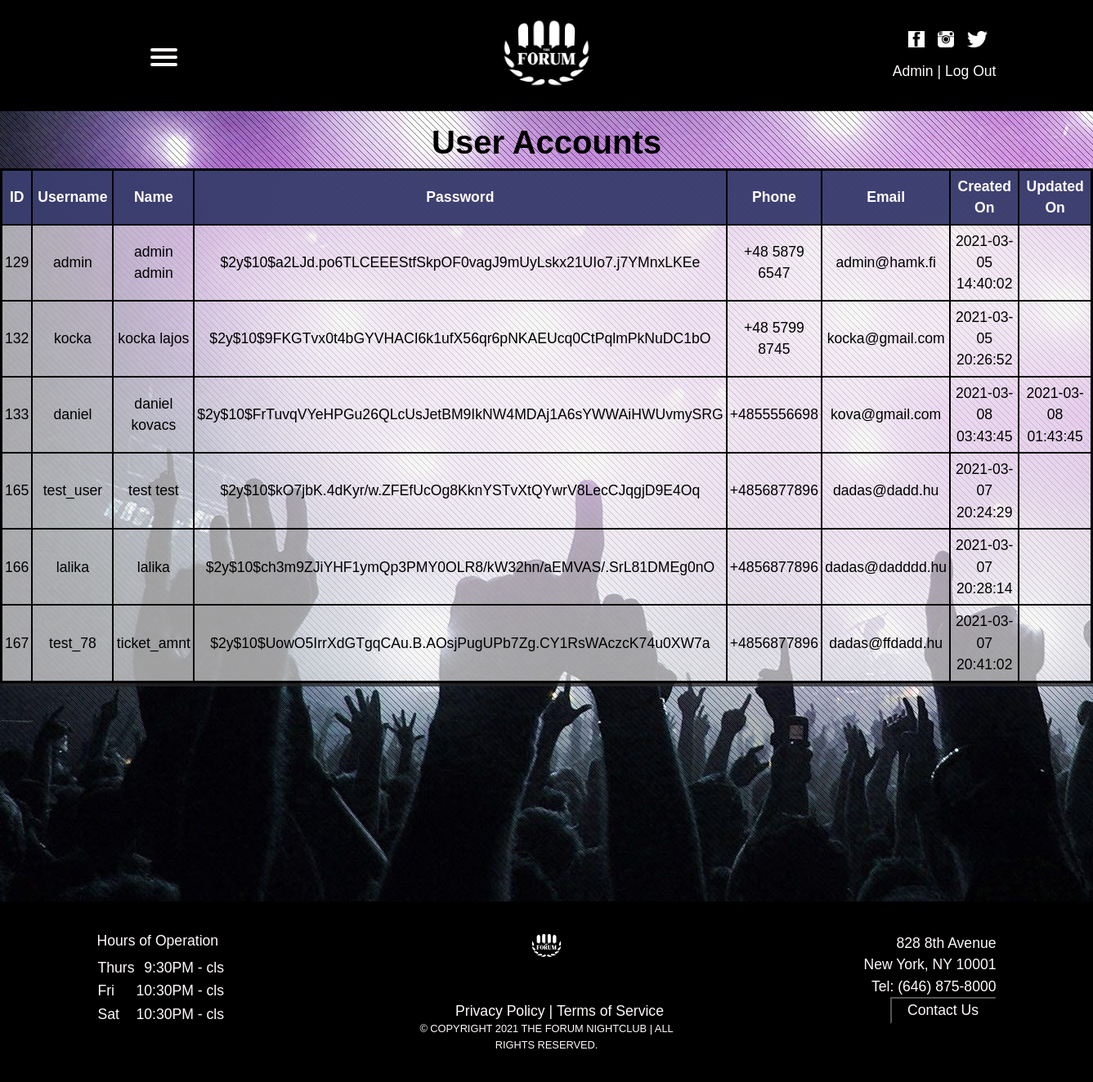
The page /user_retrieve.php (signed in) on the database its author committed.
### tables this page shows
CREATE TABLE `users` (
  `id` int(11) NOT NULL,
  `username` varchar(25) NOT NULL,
  `name` varchar(70) NOT NULL,
  `password` varchar(260) NOT NULL,
  `email` varchar(70) NOT NULL,
  `phone` varchar(33) DEFAULT NULL,
  `created_on` timestamp NOT NULL DEFAULT CURRENT_TIMESTAMP ON UPDATE CURRENT_TIMESTAMP,
  `updated_on` timestamp NULL DEFAULT NULL
);

### user_retrieve.php (the view, shortened to what this page needs)
<?php
    include "header.php";
    include "db.php";
?>
<h1>User Accounts</h1>
<div class=main>
    <table class='id-table'>
        <tr>
            <th>ID</th>
            <th>Username</th>
            <th>Name</th>
            <th>Password</th>
            <th>Phone</th>
            <th>Email</th>
            <th>Created On</th>
            <th>Updated On</th>
        </tr>
        <tr>
            <?php
            $sql = "select * from users";
            $result = $conn->query($sql);
            if($result ->num_rows > 0) {
                while($row = $result ->fetch_assoc()){
                    echo
                    "<tbody>
                        <tr>
                            <td>". $row["id"] ."</td>
                            <td>". $row["username"]."</td>
                            <td>". $row["name"]."</td>
                            <td>". $row["password"]."</td>
                            <td>". $row["phone"]."</td>
                            <td>". $row["email"]."</td>
                            <td>". $row["created_on"]."</td>
                            <td>". $row["updated_on"]."</td>
                        </tr>
                    <tbody>";
                }
                echo "</table>";
            }
            else
            {
                echo "no results";
            }
            ?>
</div>
<?php
include 'footer.php';
?>

### style_pages.css (style rules this page uses)
body { font-family: 'Gill Sans', 'Gill Sans MT', 'Calibri', 'Trebuchet MS', sans-serif; font-size: 1.1rem; margin: 0; padding: 0; background-image: url("Img/bk2.jpg"); background-repeat: no-repeat; background-attachment: fixed; color: snow; }
h1 { text-align: center; padding-top: 1%; color: black; font-weight: 800; }
* { box-sizing: border-box; }
.id-table { background-color: rgba(245, 243, 243, 0.651); border: 3px black solid; margin: auto; width: auto; color: black; text-align: center; box-shadow: 4px 4px rgba(36, 35, 37, 0.753); margin-bottom: 20%; }
.id-table th { border: 2px black solid; padding: 6px; background-color:rgba(48, 52, 102, 0.925); color: snow; }
.id-table td { border: 2px black solid; padding: 6px 3px; }

### rows shown on the page
users: id "129", username "admin", name "admin admin", password "$2y$10$a2LJd.po6TLCEEEStfSkpOF0vagJ9mUyLskx21UIo7.j7YMnxLKEe", phone "+48 5879 6547", email "admin@hamk.fi", created_on "2021-03-05 14:40:02"
users: id "132", username "kocka", name "kocka lajos", password "$2y$10$9FKGTvx0t4bGYVHACI6k1ufX56qr6pNKAEUcq0CtPqlmPkNuDC1bO", phone "+48 5799 8745", email "kocka@gmail.com", created_on "2021-03-05 20:26:52"
users: id "133", username "daniel", name "daniel kovacs", password "$2y$10$FrTuvqVYeHPGu26QLcUsJetBM9IkNW4MDAj1A6sYWWAiHWUvmySRG", phone "+4855556698", email "kova@gmail.com", created_on "2021-03-08 03:43:45", updated_on "2021-03-08 01:43:45"
users: id "165", username "test_user", name "test test", password "$2y$10$kO7jbK.4dKyr/w.ZFEfUcOg8KknYSTvXtQYwrV8LecCJqgjD9E4Oq", phone "+4856877896", email "dadas@dadd.hu", created_on "2021-03-07 20:24:29"
users: id "166", username "lalika", name "lalika", password "$2y$10$ch3m9ZJiYHF1ymQp3PMY0OLR8/kW32hn/aEMVAS/.SrL81DMEg0nO", phone "+4856877896", email "dadas@dadddd.hu", created_on "2021-03-07 20:28:14"
users: id "167", username "test_78", name "ticket_amnt", password "$2y$10$UowO5IrrXdGTgqCAu.B.AOsjPugUPb7Zg.CY1RsWAczcK74u0XW7a", phone "+4856877896", email "dadas@ffdadd.hu", created_on "2021-03-07 20:41:02"
